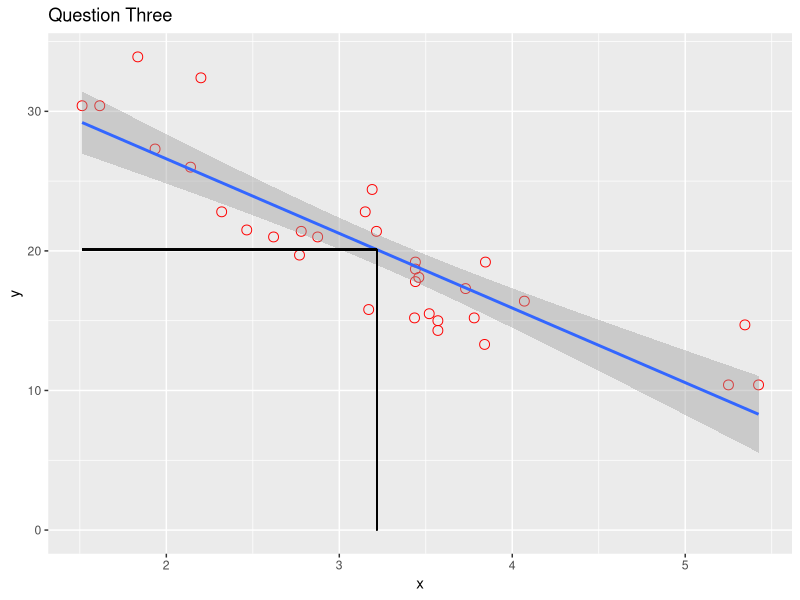
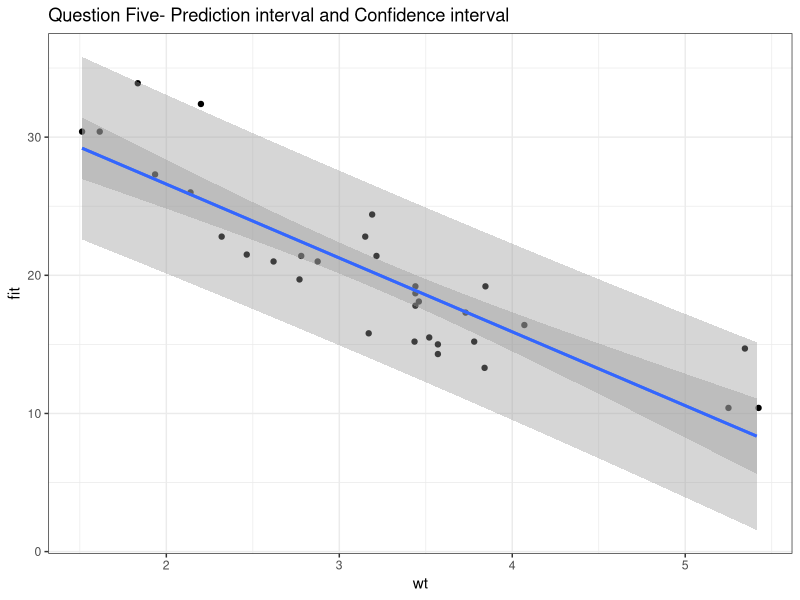

Recreate these plots in R, in order.
## ---- chunk 1
# find this manually 

x <- c(0.61, 0.93, 0.83, 0.35, 0.54, 0.16, 0.91, 0.62, 0.62)
y <- c(0.67, 0.84, 0.6, 0.18, 0.85, 0.47, 1.1, 0.65, 0.36)

n<-length(y)

beta1<-cor(y,x)*sd(y)/sd(x)
beta0<-mean(y)-beta1*mean(x)

# residuals
e<-y-beta0-beta1*x

# sd around the regression line
sigma<-sqrt(sum(e^2)/(n-2))
sigma

# sums of x differences squared
ssx=sum((x-mean(x))^2)

#find errors
seBeta0<-(1/n+mean(x)^2/ssx)^.5*sigma
seBeta1<-sigma/sqrt(ssx)

#find t values
tBeta0<-beta0/seBeta0
tBeta1<-beta1/seBeta1

pBeta0<-2*pt(abs(tBeta0),df=n-2,lower.tail=FALSE)
pBeta1<-2*pt(abs(tBeta1),df=n-2,lower.tail=FALSE)

# coefficient table
coefTable<-rbind(c(beta0,seBeta0,tBeta0,pBeta0),
                 c(beta1,seBeta1,tBeta1,pBeta1))
colnames(coefTable)<-c("Estimate","Std. Error","t value","P(>|t|)")
rownames(coefTable)<-c("(Intercept)","x")
coefTable

## ---- chunk 2
fit<-lm(y~x)
summary(fit)$coefficients

##q1 find confidence interval
sumCoef<-summary(fit)$coefficients
sumCoef[1,1]+c(-1,1)*qt(0.975,df=fit$df)*sumCoef[1,2]
sumCoef[2,1]+c(-1,1)*qt(0.975,df=fit$df)*sumCoef[2,2]
## ---- chunk 3
rm(list=ls())
data(mtcars)
x<-mtcars$wt
y<-mtcars$mpg

n<-length(y)

beta1<-cor(y,x)*sd(y)/sd(x)
beta0<-mean(y)-beta1*mean(x)

# residuals
e<-y-beta0-beta1*x

# sd around the regression line
sigma<-sqrt(sum(e^2)/(n-2))
sigma


fit<-lm(y~x)
summary(fit)$coefficients

sumCoef<-summary(fit)$coefficients
beta0Range<-sumCoef[1,1]+c(-1,1)*qt(0.975,df=fit$df)*sumCoef[1,2]
beta0Range
beta1Range<-sumCoef[2,1]+c(-1,1)*qt(0.975,df=fit$df)*sumCoef[2,2]
beta1Range

mpgrange<-mean(y)+c(-1,1)*qt(0.975,df=fit$df)*sigma/sqrt(n)
mpgrange

library(ggplot2)

g<-ggplot(data=mtcars,aes(x=x,y=y))+
        ggtitle("Question Three") +
        geom_point(size=3,shape=1,col="red")+
        geom_smooth(method=lm)+
        geom_segment(aes(x = mean(wt), y = 0, xend = mean(wt), 
                         yend = mean(mpg)))+
        geom_segment(aes(x = min(wt), y = mean(mpg), xend = mean(wt), 
                         yend = mean(mpg)))
        #geom_line(stat="vline", xintercept="mean")+
        #geom_line(stat="hline", yintercept="mean")
g

## ---- chunk 4

#do a linear fit to the data
fit.lm = lm(mpg ~ wt,data=mtcars)

# Predict these data for...
predx <- data.frame(wt = seq(from = min(mtcars$wt), to = max(mtcars$wt), by = 0.1))

# ... prediction interval
pred.int <- cbind(predx, predict(fit.lm, newdata = predx, interval = "prediction", level = 0.95))

# ''' confidence interval
conf.int <- cbind(predx, predict(fit.lm, newdata = predx, interval = "confidence", level = 0.95))

g<- ggplot(pred.int, aes(x = wt, y = fit)) +
  theme_bw() +
  ggtitle("Question Five- Prediction interval and Confidence interval") +
  geom_point(data = mtcars, aes(x = wt, y = mpg)) +
  geom_smooth(data = pred.int, aes(ymin = lwr, ymax = upr), stat = "identity")+
  geom_smooth(data = conf.int, aes(ymin = lwr, ymax = upr), stat = "identity")
g

#find width of 95% prediction interval at wt=3
newdata = data.frame(wt=3)
predict(fit.lm, newdata, interval="prediction",level=0.95) 
## ---- chunk 5
delta<-2*(beta1+c(-1,1)*qt(0.975,df=fit$df)*sumCoef[2,2])
delta
## ---- chunk 6
c<-2
xc<-x+c
fitc<-lm(y~xc)
fit$coefficients[[1]]-fitc$coefficients[[1]]
## ---- chunk 7
# residuals^2 - the numerator
num<-sum((y-beta0-beta1*x)^2)
# differences from mean^2 - denominator
den<-sum((y-mean(y))^2)
num/den
